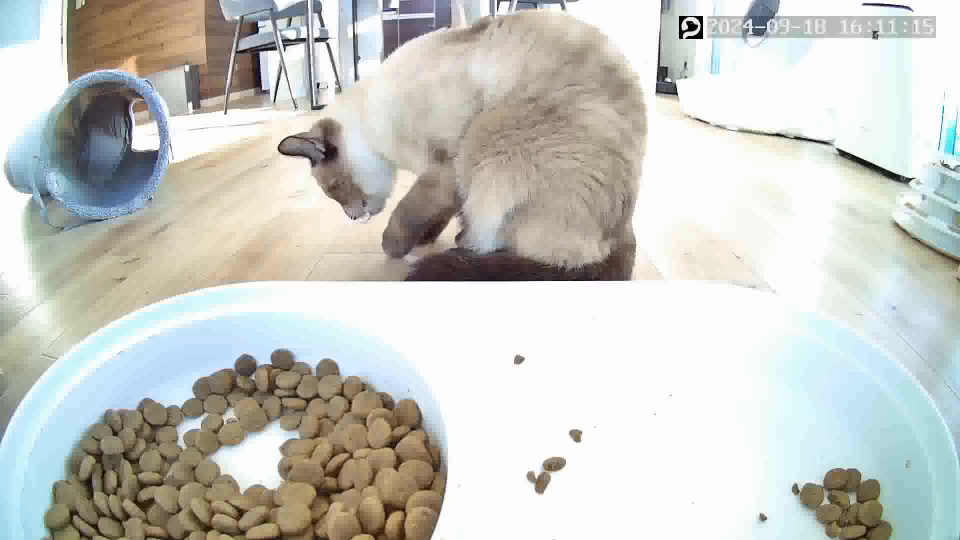
#> input picture frame 48 of s_test.MP4, 1920 x 1080 px (shown at 1/2 size)
$ python test.py
#> lines starting #> are read from the running program, lines starting #| are printed output that depends on the picture; after the words box and inside, x2 and y2 are one past the last pixel; in counts of white or black regions, pixels touching at a corner belong together
import cv2
import numpy as np


def process_video(video_path, output_file):
    # 動画の読み込み
#> called with video_path = 's_test.MP4', output_file = 'diary.txt'
    cap = cv2.VideoCapture(video_path)

    if not cap.isOpened():
        print("Error: Could not open video.")
        return

    # 背景差分を用いて動きを検出
    fgbg = cv2.createBackgroundSubtractorMOG2()

    # 日記の内容を保存するリスト
    diary_entries = []

    # 動きのメッセージ
    messages = [
        "飼い猫は今日も元気に遊んでいた",
        "飼い猫がソファでくつろいでいる",
        "飼い猫が窓辺で外を眺めている",
    ]

    while True:
        ret, frame = cap.read()
#> frame is the input picture: shape (1080, 1920, 3); mean B, G, R 196.7, 202.2, 200.4
        if not ret:
            break

        # フレームの前処理
        gray = cv2.cvtColor(frame, cv2.COLOR_BGR2GRAY)
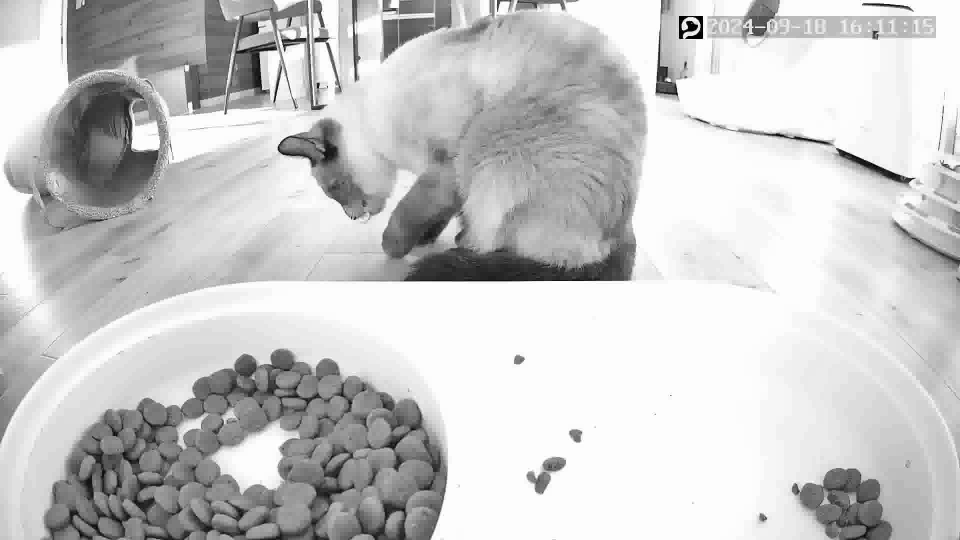
#> gray: shape (1080, 1920) (shown at 1/2 size); min 0, max 255, mean 201
        fgmask = fgbg.apply(gray)
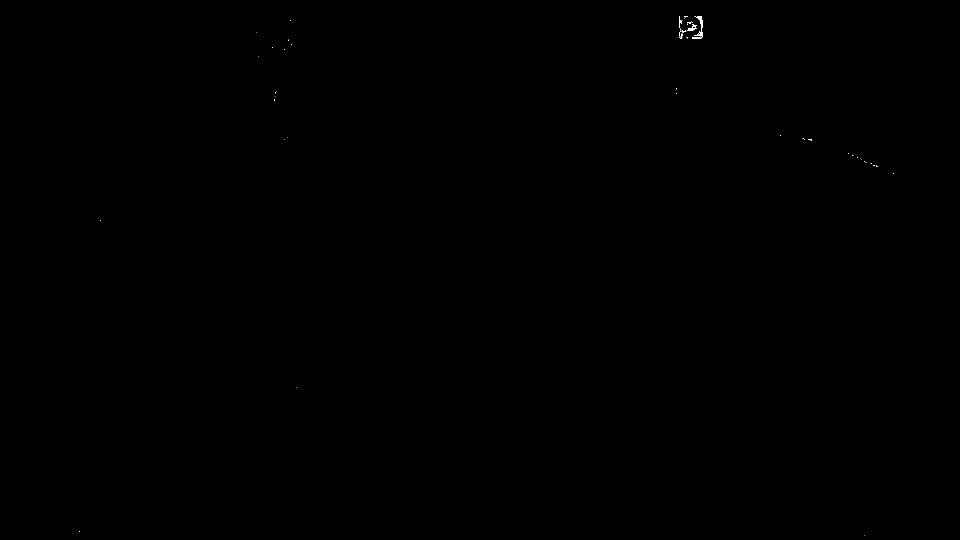
#> fgmask: shape (1080, 1920) (shown at 1/2 size); values 127 (black) and 255 (white), 0.03% white in thin lines or dots, all inside (x1, y1, x2, y2) = (158, 32, 1788, 1072)

        # 動きがある部分を検出
        contours, _ = cv2.findContours(fgmask, cv2.RETR_EXTERNAL, cv2.CHAIN_APPROX_SIMPLE)
#> contours = [[[0, 0], [0, 1079], [1919, 1079], [1919, 0]]]
        for contour in contours:
            if cv2.contourArea(contour) > 500:  # 動きの大きさの閾値
                x, y, w, h = cv2.boundingRect(contour)
                cv2.rectangle(frame, (x, y), (x + w, y + h), (0, 255, 0), 2)

                # 動きに基づいてメッセージを生成
                message = np.random.choice(messages)
                diary_entries.append(f"フレーム {int(cap.get(cv2.CAP_PROP_POS_FRAMES))}: {message}")
#> this loop made 1 pass
#> (contour, x, y, w, h, message) on pass 1: ([[0, 0], [0, 1079], [1919, 1079], [1919, 0]], 0, 0, 1920, 1080, '飼い猫は今日も元気に遊んでいた')
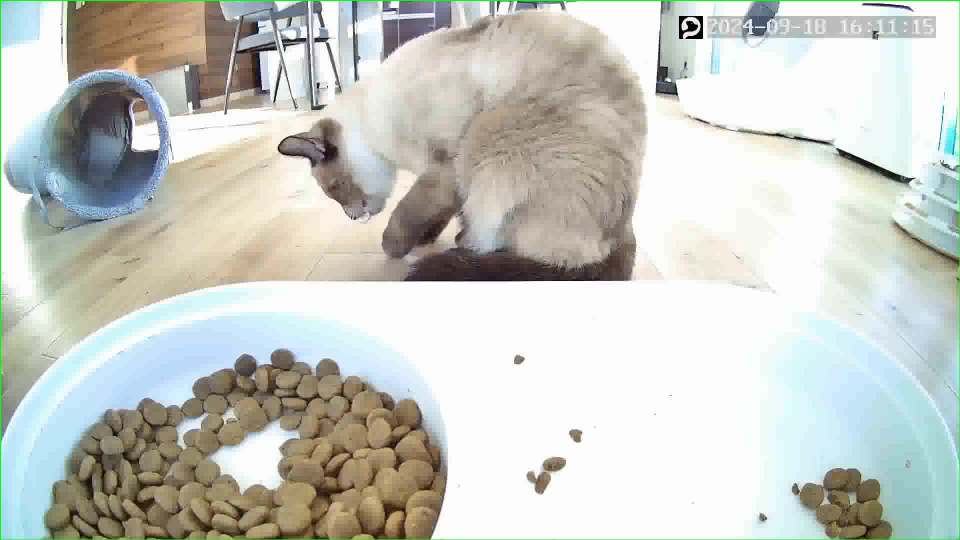
#> frame: shape (1080, 1920, 3) (shown at 1/2 size); 0.43% of pixels changed, all inside (x1, y1, x2, y2) = (0, 0, 1920, 1080)
#> after the loop, diary_entries = ['フレーム 49: 飼い猫は今日も元気に遊んでいた']

        # 結果を表示（デバッグ用）
        cv2.imshow('Frame', frame)
        if cv2.waitKey(1) & 0xFF == ord('q'):
#> (key q is pressed here)
            break

    cap.release()
    cv2.destroyAllWindows()

    # 日記の内容をファイルに保存
    with open(output_file, 'w') as f:
        for entry in diary_entries:
            f.write(f"{entry}\n")
#> this loop made 1 pass

    print(f"Diary entries have been saved to {output_file}")


# 動画ファイルのパスと出力ファイル名を指定
process_video('s_test.MP4', 'diary.txt')

$ run again, starting later in the video
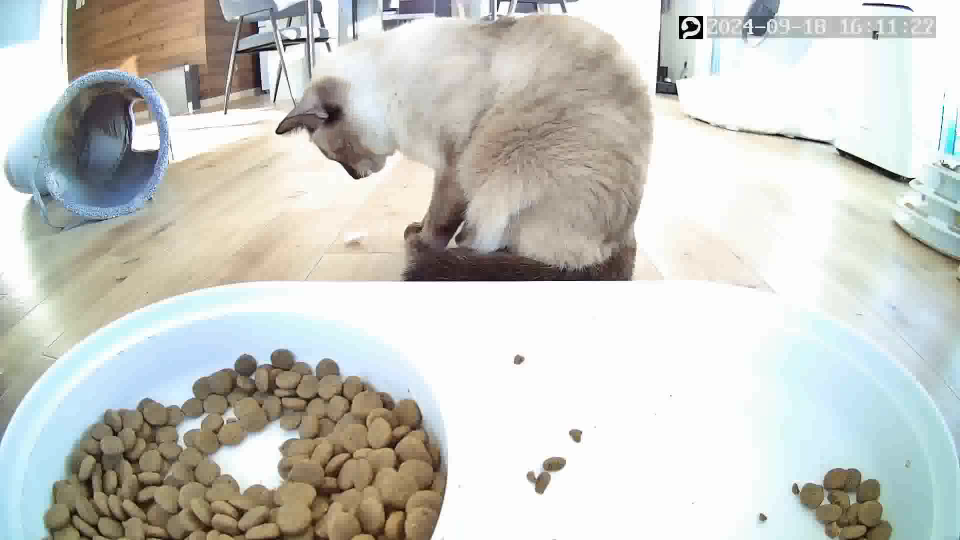
#> input picture frame 218 of s_test.MP4, 1920 x 1080 px (shown at 1/2 size)
#> in process_video, frame is the input picture: shape (1080, 1920, 3); mean B, G, R 197.1, 202.7, 201.6
#> in process_video, `gray = cv2.cvtColor(frame, cv2.COLOR_BGR2GRAY)`:
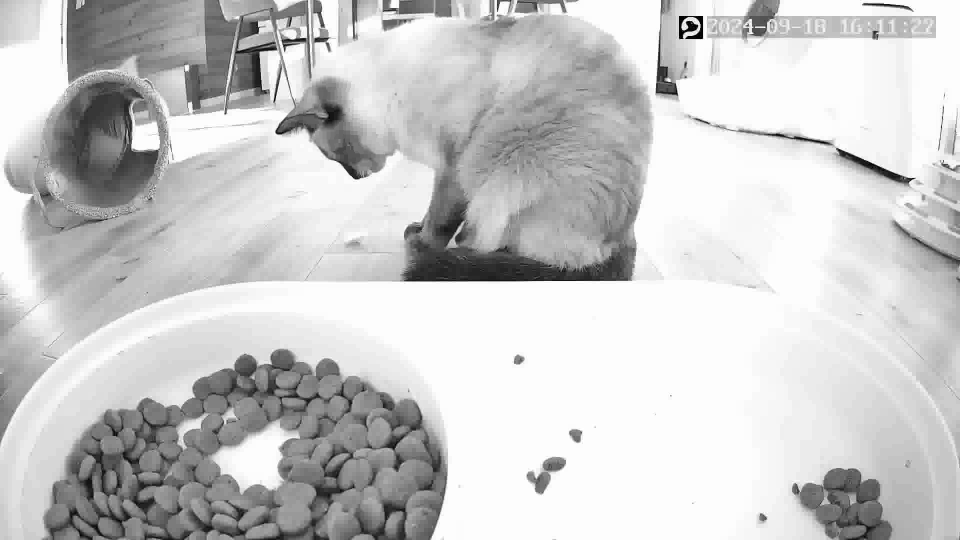
#> gray: shape (1080, 1920) (shown at 1/2 size); min 0, max 255, mean 201.7
#> fgmask: shape (1080, 1920); values 127 (black) and 255 (white), 0.02% white in thin lines or dots, all inside (x1, y1, x2, y2) = (159, 8, 1821, 1064)
#> contours = [[[0, 0], [0, 1079], [1919, 1079], [1919, 0]]]
#> the loop in process_video, `for contour in contours:` made 1 pass
#> (contour, x, y, w, h, message) on pass 1: ([[0, 0], [0, 1079], [1919, 1079], [1919, 0]], 0, 0, 1920, 1080, '飼い猫は今日も元気に遊んでいた')
#> after the loop in process_video, `for contour in contours:`:
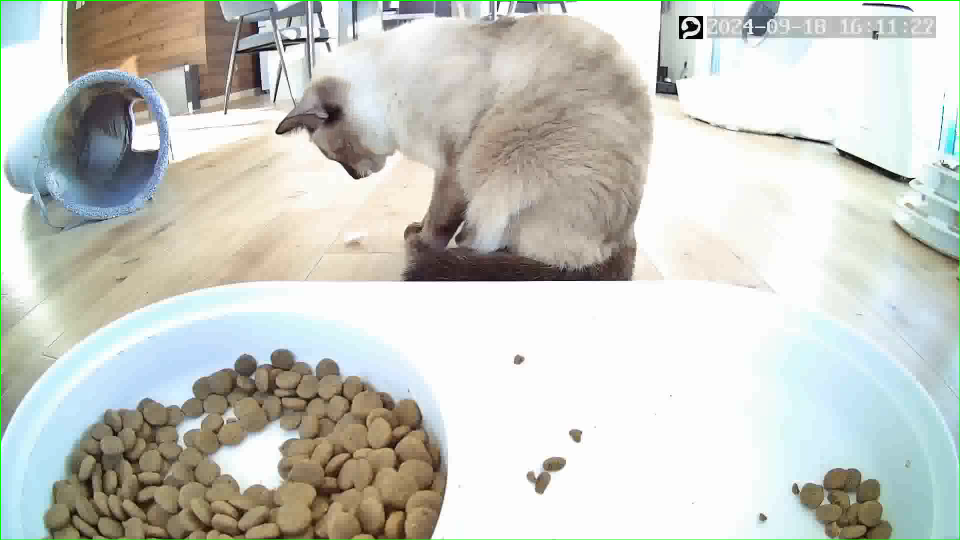
#> frame: shape (1080, 1920, 3) (shown at 1/2 size); 0.43% of pixels changed, all inside (x1, y1, x2, y2) = (0, 0, 1920, 1080)
#> after the loop in process_video, `for contour in contours:`: diary_entries = ['フレーム 219: 飼い猫は今日も元気に遊んでいた']
#> the loop in process_video, `for entry in diary_entries:` made 1 pass

$ run again, starting later in the video
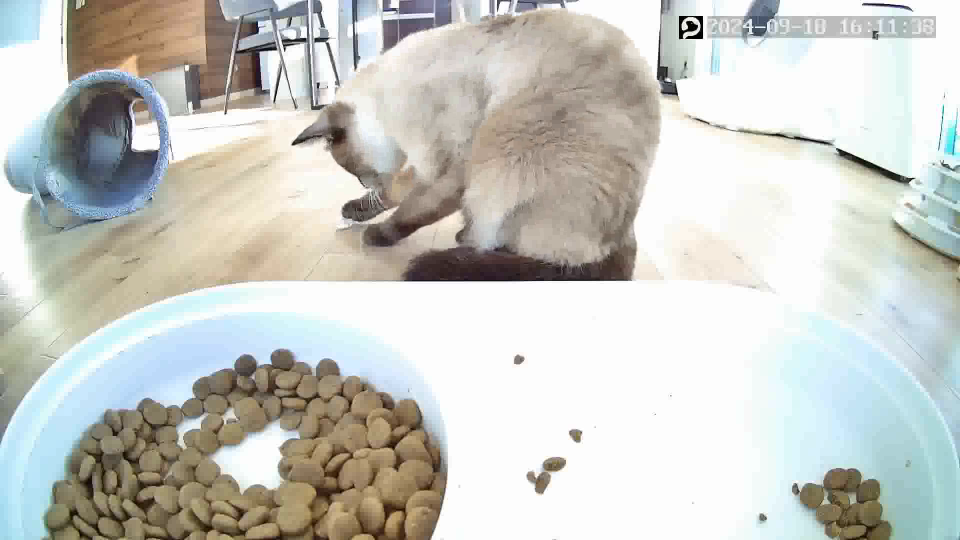
#> input picture frame 388 of s_test.MP4, 1920 x 1080 px (shown at 1/2 size)
#> in process_video, frame is the input picture: shape (1080, 1920, 3); mean B, G, R 196, 201.6, 200.4
#> in process_video, `gray = cv2.cvtColor(frame, cv2.COLOR_BGR2GRAY)`:
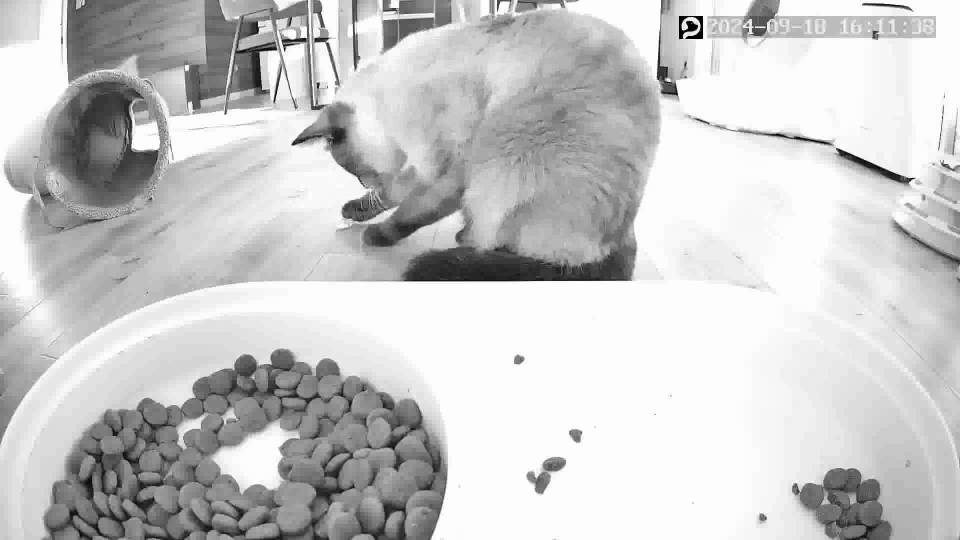
#> gray: shape (1080, 1920) (shown at 1/2 size); min 0, max 255, mean 200.6
#> fgmask: shape (1080, 1920); values 127 (black) and 255 (white), 0.03% white in thin lines or dots, all inside (x1, y1, x2, y2) = (200, 32, 1821, 1072)
#> contours = [[[0, 0], [0, 1079], [1919, 1079], [1919, 0]]]
#> the loop in process_video, `for contour in contours:` made 1 pass
#> (contour, x, y, w, h, message) on pass 1: ([[0, 0], [0, 1079], [1919, 1079], [1919, 0]], 0, 0, 1920, 1080, '飼い猫は今日も元気に遊んでいた')
#> after the loop in process_video, `for contour in contours:`:
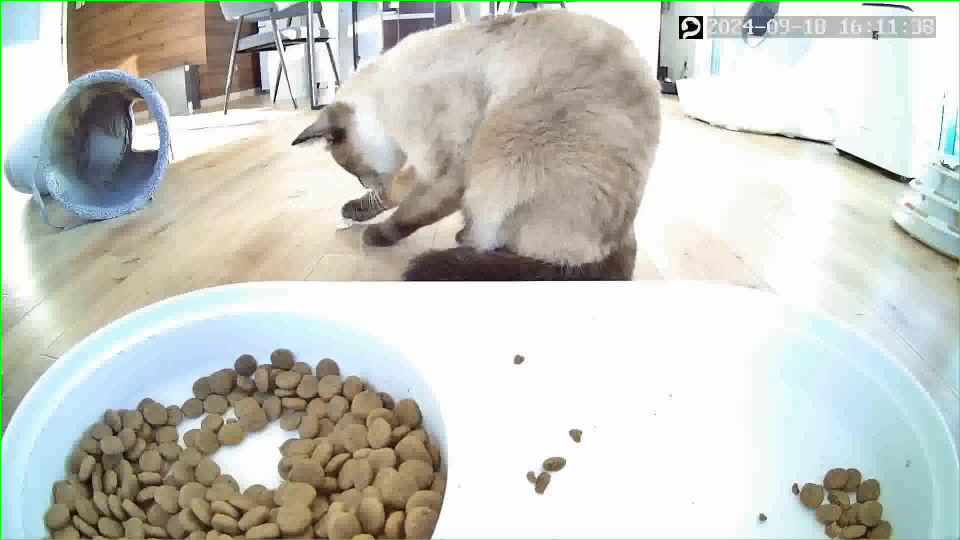
#> frame: shape (1080, 1920, 3) (shown at 1/2 size); 0.43% of pixels changed, all inside (x1, y1, x2, y2) = (0, 0, 1920, 1080)
#> after the loop in process_video, `for contour in contours:`: diary_entries = ['フレーム 389: 飼い猫は今日も元気に遊んでいた']
#> the loop in process_video, `for entry in diary_entries:` made 1 pass
